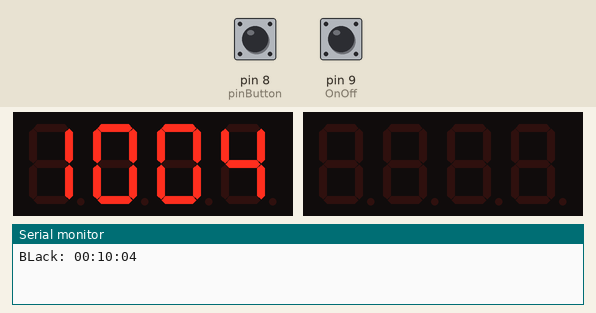
Simulated run of this sketch. Board: Arduino Uno, built with avr-gcc and run on an emulated ATmega328P. Parts: 2 × 4-digit seven-segment display, the last lines printed to the serial monitor. The test bench sets the inputs (shaded band); at power-on: pin 8 (pinButton) HIGH, pin 9 (OnOff) HIGH.

Above: at 1.2 s.
1.3 s: pin 8 (pinButton) pulled LOW for 3.2 s
At 6.9 s:
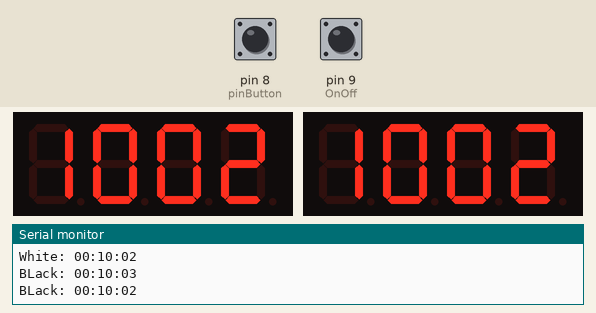
7.0 s: pin 9 (OnOff) pulled LOW for 3.2 s
11.7 s: pin 8 (pinButton) pulled LOW for 3.2 s
At 15.7 s:
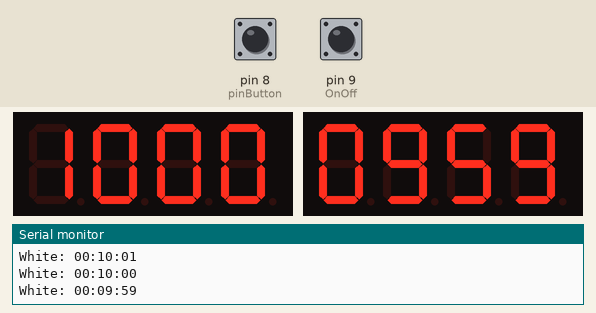
Timing chart, 0 to 17.2 s (numbered marks = the images above; inputs shaded):
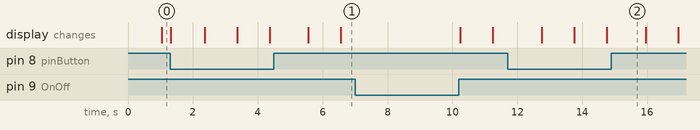

The sketch:

Chess-Clock.ino
```cpp
  #include "Countimer.h"
  #include <TM1637Display.h>


  #define CLK1 2
  #define DIO1 3
  #define CLK2 4
  #define DIO2 5


  uint8_t data1[] = {0, 0, 0, 0};
  uint8_t data2[] = {0, 0, 0, 0};

  TM1637Display display1(CLK1, DIO1);
  TM1637Display display2(CLK2, DIO2);
  int pinButton = 8;
  int OnOff = 9;
  int OnOffS;
  int State;

  Countimer timer1;
  Countimer timer2;
  void setup() {
    // put your setup code here, to run once:
    display1.setBrightness(2);

    display2.setBrightness(2);

    timer1.setCounter(0, 10, 5, timer1.COUNT_DOWN, onComplete);
    timer2.setCounter(0, 10, 5, timer2.COUNT_DOWN, onComplete);
    timer1.setInterval(refreshClock1, 1000);
    timer2.setInterval(refreshClock2, 1000);
    pinMode(pinButton, INPUT_PULLUP);
    pinMode(OnOff, INPUT_PULLUP);
    Serial.begin(9600);
  }

  void refreshClock1() {
    Serial.print("White: ");
    Serial.println(timer1.getCurrentTime());
  }
  void refreshClock2() {
    Serial.print("BLack: ");
    Serial.println(timer2.getCurrentTime());
  }
  void onComplete() {

  }
  void loop() {
    State = digitalRead(pinButton);
    OnOffS = digitalRead(OnOff);

    if (OnOffS == 1) {
    if(State == 0){
      data1[0] = display1.encodeDigit(timer1.getCurrentMinutes()/10 % 10);
      data1[1] = display1.encodeDigit(timer1.getCurrentMinutes()/1 % 10);
      data1[2] = display1.encodeDigit(timer1.getCurrentSeconds()/10 % 10);
      data1[3] = display1.encodeDigit(timer1.getCurrentSeconds()/1 % 10);

      timer1.run();
      timer1.start();
      timer2.pause();

      display1.setSegments(data1);
    }
    else {
    data2[0] = display2.encodeDigit(timer2.getCurrentMinutes()/10 % 10);
    data2[1] = display2.encodeDigit(timer2.getCurrentMinutes()/1 % 10);
    data2[2] = display2.encodeDigit(timer2.getCurrentSeconds()/10 % 10);
    data2[3] = display2.encodeDigit(timer2.getCurrentSeconds()/1 % 10);

    timer2.run();
    timer2.start();
    timer1.pause();

    display2.setSegments(data2);

    }
    }


  }
```

Measured:
- after the input at 1.3 s, the display: first changes at once (image 1 shows a later state)
